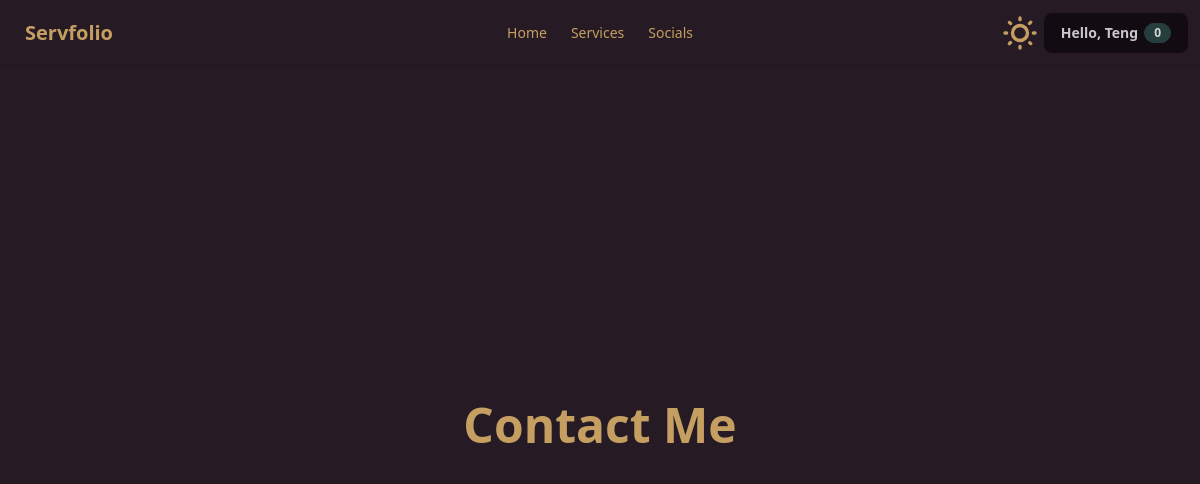
The page /servfolio/socials/admin (signed in) on the database as committed earlier.
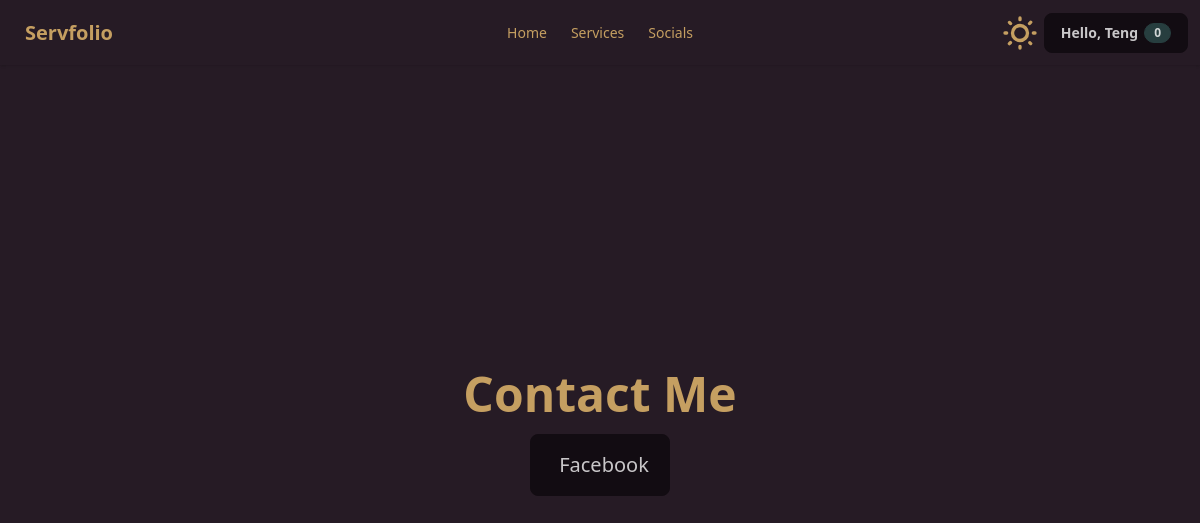
The same page on the database as committed later.
### mysite/models.py (models this page shows, shortened)
class Social(models.Model):
    choices = {
        'Facebook': 'Facebook',
        'LinkedIn': 'LinkedIn',
        'Instagram': 'Instagram',
        'Github': 'Github',
        'X': 'X'
    }
    user = models.ForeignKey(User, on_delete=models.CASCADE, related_name='socials')
    name = models.CharField(max_length=255, choices=choices)
    url = models.URLField()

### mysite/views.py (the view)
# urls.py: path('servfolio/socials/<str:username>', SocialListView.as_view(), name='social'),
@method_decorator(login_required(login_url='login'), name='dispatch')
class SocialListView(ListView):
    model = Social
    template_name = 'portfolio/social.html'
    def get_queryset(self):
        self.owner = get_object_or_404(User, username=self.kwargs['username'])
        return Social.objects.filter(user=self.owner)
    def get_context_data(self, **kwargs):
        context = super().get_context_data(**kwargs)
        context['owner'] = self.owner
        context['social_form'] = SocialForm
        return context

### utils/context_processors.py (called while the page is built)
def get_inquiries(request):
    user = request.user
    count = 0
    if user.is_authenticated:
        inquiries_read = Inquiry.objects.filter(service__user=user, read=True)
        inquiries_unread = Inquiry.objects.filter(service__user=user, read=False)
        inquiries_sent = Inquiry.objects.filter(user = user)
        services = Service.objects.filter(user = user)
        for service in services:
            inquiries = Inquiry.objects.filter(service = service)
            for inquiry in inquiries:
                if inquiry.read == False:
                    count+=1
        return {
            'inquiry_unread_count' : count,
            'inquiries_unread' : inquiries_unread,
            'inquiries_read' : inquiries_read,
            'inquiries_sent' : inquiries_sent
        }
    return {}

def get_bookmarks(request):
    if request.user.is_authenticated:
        user = request.user
        bookmarks = Bookmark.objects.filter(user = user)
        return {
            'bookmarks' : bookmarks
        }
    return {}

### mysite/templates/portfolio/social.html (shortened to what this page needs)
{% extends 'base_portfolio.html' %}
{% load static %}
{% block body %}
<div class="flex-1 flex flex-col gap-4 relative">
    <div class="flex-1 flex flex-col items-center justify-center gap-4">
        <p class="text-5xl font-bold">Contact Me</p>
        <div class="flex gap-2 flex-wrap justify-center">
            {% for social in object_list %}
            <div class="relative">
                <a href="{{social.url}}" class="cursor-pointer flex justify-center items-center gap-2 border-neutral px-5 py-4 border-1 rounded-lg w-fit text-xl bg-neutral">
                    <p class="text-neutral-content">{{ social.name }}</p>
                </a>
            </div>
            {% endfor %}
        </div>
    </div>
</div>
{% endblock %}

Rows that differ between the two databases and show on the page:
added Social: name "Facebook"
